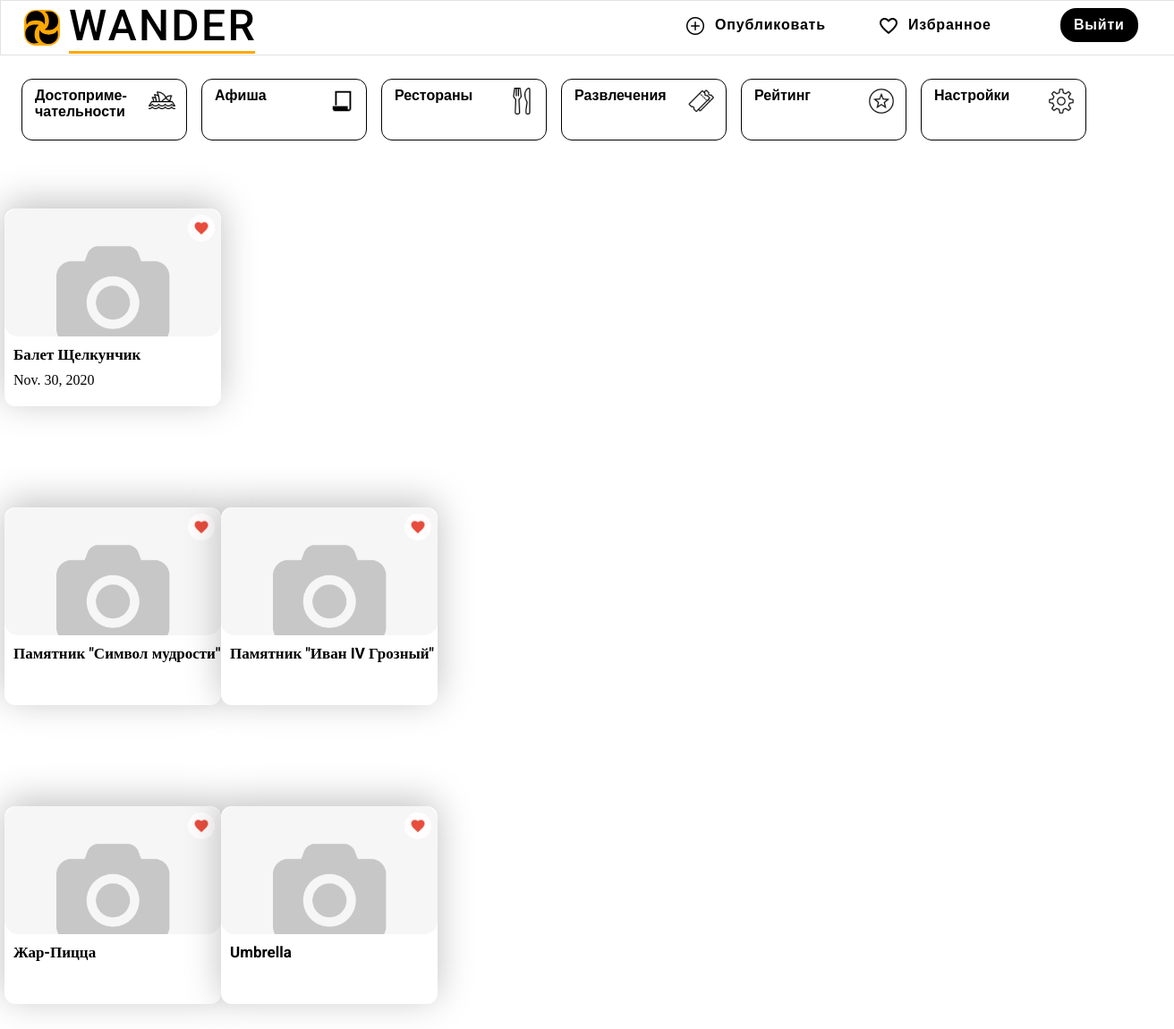
Page /users/profile/favourites/ (signed in) on the earlier database version.
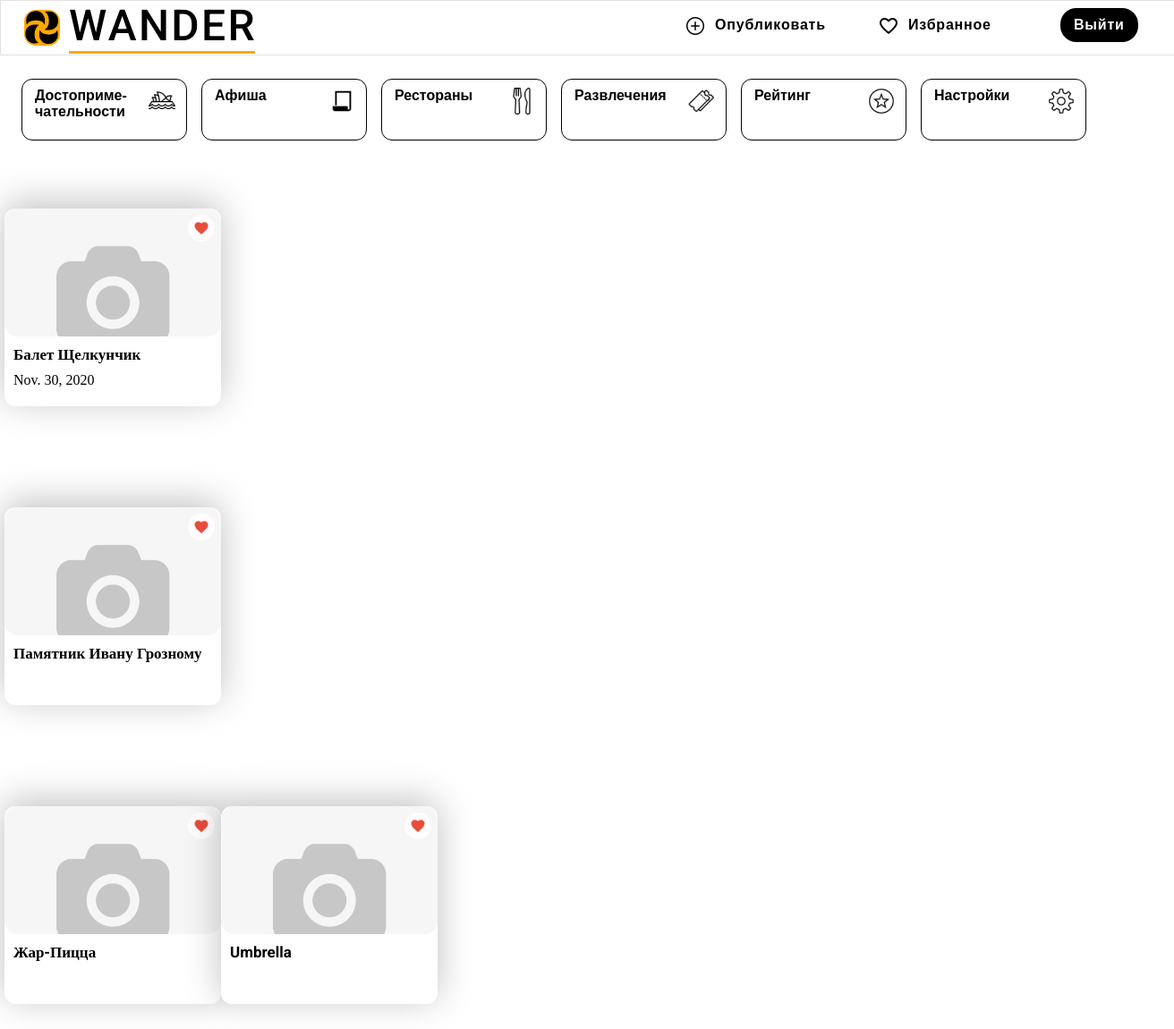
Same page on the later database version.
### wander/models.py (models this page shows, shortened)
class PosterEvent(models.Model):
    class Meta:
        db_table = "poster_event"
    class NewManager(models.Manager):
        def get_queryset(self):
            return super().get_queryset().filter(status='opened')
    options = (
        ('opened', 'Opened'),
        ('closed', 'Closed'),
    )
    place = models.ForeignKey(Place, on_delete=models.CASCADE)
    date_start = models.DateField(auto_now=False, auto_now_add=False, default=timezone.now)
    date_end = models.DateField(auto_now=False, auto_now_add=False, default=None, null=True)
    name = models.CharField(max_length=30, default='add_name_event')
    ended = models.BooleanField(default=False)
    status = models.CharField(max_length=10, choices=options, default='opened')
    favourites = models.ManyToManyField(
        User, related_name='favourite_poster_event', default=None, blank=True)
    objects = models.Manager()  # default manager
    newmanager = NewManager()  # custom manager
    image = models.ImageField(upload_to=image_path_posterevent, default='img/default.jpg')

class Attraction(models.Model):
    class NewManager(models.Manager):
        def get_queryset(self):
            return super().get_queryset() .filter(status='opened')
    options = (
        ('opened', 'Opened'),
        ('closed', 'Closed'),
    )
    place = models.ForeignKey(Place, on_delete=models.CASCADE, )
    history = models.CharField(max_length=255)
    status = models.CharField(max_length=10, choices=options, default='opened')
    favourites = models.ManyToManyField(
        User, related_name='favourite_attraction', default=None, blank=True)
    objects = models.Manager()  # default manager
    newmanager = NewManager()  # custom manager
    image = models.ImageField(upload_to=image_path_attraction, default='img/default.jpg')

class Place(models.Model):
    city = models.ForeignKey(City, on_delete=models.CASCADE, related_name='city')
    full_address = models.CharField(max_length=255)
    name = models.CharField(max_length=50)
    rating = models.FloatField(max_length=3)
    description = models.CharField(max_length=255)
    image_map = models.ImageField(upload_to=image_map_path, default='img/map/default.jpg')
    def __str__(self):
        return "%s: %s, %s" % (self.name, self.city.__str__(),  self.full_address)

class Restaurant(models.Model):
    class NewManager(models.Manager):
        def get_queryset(self):
            return super().get_queryset().filter(status='opened')
    options = (
        ('opened', 'Opened'),
        ('closed', 'Closed'),
    )
    place = models.ForeignKey(Place, on_delete=models.CASCADE,)
    name = models.CharField(max_length=50)
    description = models.CharField(max_length=255)
    status = models.CharField(max_length=10, choices=options, default='opened')
    favourites = models.ManyToManyField(
        User, related_name='favourite_restaurant', default=None, blank=True)
    objects = models.Manager()  # default manager
    newmanager = NewManager()  # custom manager
    image = models.ImageField(upload_to=image_path_restaurant, default='img/default.jpg')

### users/views.py (the view)
# urls.py: path('profile/favourites/', views.favourite_list, name='favourite_list'),
@ login_required
def favourite_list(request):
    new_poster_event = PosterEvent.newmanager.filter(favourites=request.user)
    new_restaurant = Restaurant.newmanager.filter(favourites=request.user)
    new_attraction = Attraction.newmanager.filter(favourites=request.user)
    return render(request,
        'users/favourites.html',
        {'new_poster_event': new_poster_event,
        'new_restaurant': new_restaurant,
        'new_attraction': new_attraction})

### wander/models.py (called while the page is built)
    def __str__(self):
        return "%s" % self.name

### users/templates/users/favourites.html (shortened to what the changed rows need)
{% extends 'wander/base_new.html' %}
{% load static %}
{% block context %}
    <section class="blocks-row-city">
        {% for poster in new_poster_event %}
            <div class="block" onclick="location.href='{% url 'poster-detail' poster.pk %}';">
                <div class="bl_img" style="background-image: url('{{ poster.image.url }}')">
                    <button>
                        {% if user.is_authenticated %}
                        {% if poster.favourites.filter.exists %}
                        <div><a href="{% url 'users:favourite_add_poster' poster.id %}" class="">
                            <div class="bl_favorites"> <img src={% static 'wander/img/no_love.png' %} alt="no_love"></div></a></div>
                        {% else %}
                        <div><a href="{% url 'users:favourite_add_poster' poster.id %}" class="">
                            <div class="bl_favorites"> <img src={% static 'wander/img/love.png' %} alt="love"></div></a></div>
                        {% endif %}
                        {% else %}
                        <div><a href="{% url 'users:signup' %}" class="">
                            <div class="bl_favorites"> <img src={% static 'wander/img/love.png' %} alt="love"> </div></a></div>
                        {% endif %}
                    </button>
                </div>
                <div class="bl_text">
                    <div class="name">{{ poster.name }}</div>
                    <div class="datetime">{{ poster.date_start }}</div>
                </div>
            </div>
        {% empty %}
            <li>В избранном пока ещё нет мероприятий.</li>
        {% endfor %}
    </section>
    <section class="blocks-row-city">
        {% for attraction in new_attraction %}
            <div class="block"onclick="location.href='{% url 'attraction-detail' attraction.pk %}';">
                <div class="bl_img" style="background-image: url('{{ attraction.image.url }}')">
                    <button>
                        {% if user.is_authenticated %}
                            {% if attraction %}
                        <div><a href="{% url 'users:favourite_add_attraction' attraction.id %}" class="">
                            <div class="bl_favorites"> <img src={% static 'wander/img/no_love.png' %} alt="no_love"></div></a></div>
                        {% else %}
                        <div><a href="{% url 'users:favourite_add_attraction' attraction.id %}" class="">
                            <div class="bl_favorites"> <img src={% static 'wander/img/love.png' %} alt="love"></div></a></div>
                        {% endif %}
                        {% else %}
                        <div><a href="{% url 'users:signup' %}" class="">
                            <div class="bl_favorites"> <img src={% static 'wander/img/love.png' %} alt="love"></div></a></div>
                        {% endif %}
                    </button>
                </div>
                <div class="bl_text">
                    <div class="name">{{ attraction.place.name }}</div>
                </div>
            </div>
        {% empty %}
            <li>В избранном пока ещё нет достопримечательностей.</li>
        {% endfor %}
    </section>
    <section class="blocks-row-city">
        {% for restaurant in new_restaurant %}
            <div class="block" onclick="location.href='{% url 'restaurant-detail' restaurant.pk %}';">
                <div class="bl_img" style="background-image: url('{{ restaurant.image.url }}')">
                    <button>
                        {% if user.is_authenticated %}
                        {% if restaurant %}
                        <div><a href="{% url 'users:favourite_add_restaurant' restaurant.id %}" class="">
                            <div class="bl_favorites"> <img src={% static 'wander/img/no_love.png' %} alt="no_love"></div></a></div>
                        {% else %}
                        <div><a href="{% url 'users:favourite_add_restaurant' restaurant.id %}" class="">
                            <div class="bl_favorites"> <img src={% static 'wander/img/love.png' %} alt="love"></div></a></div>
                        {% endif %}
                        {% else %}
                        <div><a href="{% url 'users:signup' %}" class="">
                            <div class="bl_favorites"> <img src={% static 'wander/img/love.png' %} alt="love"></div></a></div>
                        {% endif %}
                    </button>
                </div>
                <div class="bl_text">
                    <div class="name">{{ restaurant.name }}</div>
                </div>
            </div>
        {% empty %}
            <li>В избранном пока ещё нет ресторанов.</li>
        {% endfor %}
    </section>
{% endblock %}

Differences in the rows shown:
removed Attraction: image (placeholder picture), place.name "Памятник \"Символ мудрости\""
changed Attraction: place.name "Памятник \"Иван IV Грозный\"" → "Памятник Ивану Грозному"
